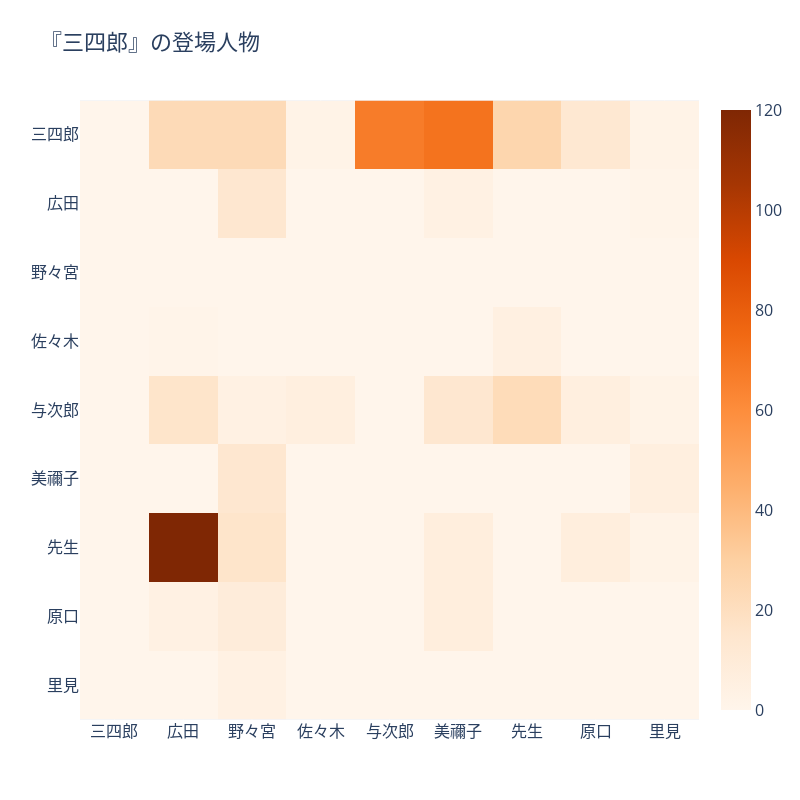

The cell this chart's notebook holds for it:
### Code cell
import plotly.express as px

fig = px.imshow(df_characters, color_continuous_scale=px.colors.sequential.Oranges,
                title="『三四郎』の登場人物", width=800, height=800)
fig.update_layout(font=dict(size=16))
fig.show()
fig.write_image("heatmap.png", scale=2)

### Figure 1 — Plotly figure (JSON) as saved in the notebook; plotly's stock layout.template omitted (floating-point values rounded to 4 significant figures)
{"data": [{"coloraxis": "coloraxis", "hovertemplate": "x: %{x}<br>y: %{y}<br>color: %{z}<extra></extra>", "name": "0", "type": "heatmap", "x": ["三四郎", "広田", "野々宮", "佐々木", "与次郎", "美禰子", "先生", "原口", "里見"], "xaxis": "x", "y": ["三四郎", "広田", "野々宮", "佐々木", "与次郎", "美禰子", "先生", "原口", "里見"], "yaxis": "y", "z": [[0, 23, 23, 2, 67, 71, 26, 13, 2], [0, 0, 14, 0, 0, 4, 0, 0, 1], [0, 0, 0, 0, 0, 0, 0, 0, 0], [0, 1, 0, 0, 0, 0, 5, 0, 0], [0, 16, 4, 6, 0, 14, 22, 6, 2], [0, 0, 14, 0, 0, 0, 0, 0, 6], [0, 120, 16, 0, 0, 7, 0, 7, 2], [0, 4, 9, 0, 0, 7, 0, 0, 0], [0, 0, 4, 0, 0, 0, 0, 0, 0]]}], "layout": {"coloraxis": {"colorscale": [[0, "rgb(255,245,235)"], [0.125, "rgb(254,230,206)"], [0.25, "rgb(253,208,162)"], [0.375, "rgb(253,174,107)"], [0.5, "rgb(253,141,60)"], [0.625, "rgb(241,105,19)"], [0.75, "rgb(217,72,1)"], [0.875, "rgb(166,54,3)"], [1, "rgb(127,39,4)"]]}, "font": {"size": 16}, "height": 800, "title": {"text": "『三四郎』の登場人物"}, "width": 800, "xaxis": {"anchor": "y", "constrain": "domain", "domain": [0, 1], "scaleanchor": "y"}, "yaxis": {"anchor": "x", "autorange": "reversed", "constrain": "domain", "domain": [0, 1]}}}
